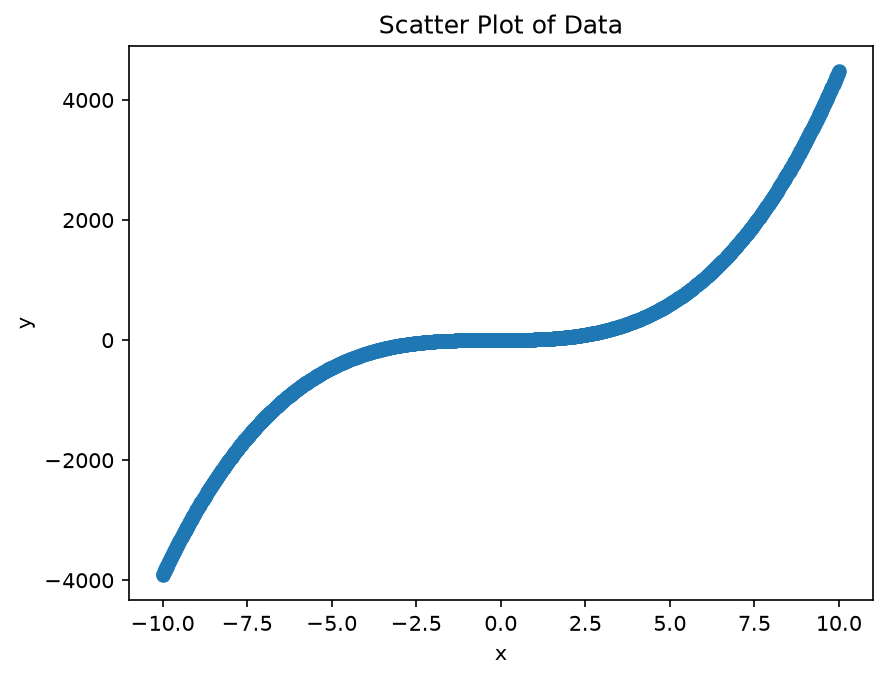

Here is the Python script that generated this plot:
import argparse

import matplotlib
import torch
import numpy as np
from torch.utils.data import Dataset, DataLoader
from torch.utils.tensorboard import SummaryWriter


def plt_data(
    x: torch.Tensor,
    y: torch.Tensor,
    *,
    show: bool = False,
    output_path: str = "gradient_descent.png",
) -> None:
    matplotlib.use("TkAgg" if show else "Agg")
    import matplotlib.pyplot as plt

    figure, axes = plt.subplots()
    axes.scatter(x.numpy(), y.numpy())
    axes.set_xlabel("x")
    axes.set_ylabel("y")
    axes.set_title("Scatter Plot of Data")

    if show:
        plt.show()
    else:
        figure.savefig(output_path, dpi=150, bbox_inches="tight")
        plt.close(figure)
        print(f"Plot saved to {output_path}")


class DataGenerator:
    def __init__(self, num_samples=1000):
        self.num_samples = num_samples
        self.start = -10.0
        self.end = 10.0
        self.x = torch.linspace(self.start, self.end, steps=self.num_samples)
        self.y = (
            1.0
            + 2 * self.x
            + 3 * self.x * self.x
            + 4 * self.x * self.x * self.x
            + torch.randn(num_samples)
        )  # Adding noise for demonstration

    def __len__(self):
        return self.num_samples

    def get_data(self) -> tuple[torch.Tensor, torch.Tensor]:
        return self.x, self.y


class ManualGradientDescent(torch.nn.Module):
    def __init__(self, learning_rate=0.01):
        super().__init__()

        self.learning_rate = learning_rate

        # prameters to fit the model
        self.parameter_a = 0.0
        self.parameter_b = 0.0
        self.parameter_c = 0.0
        self.parameter_d = 0.0

    def forward(self, x: torch.Tensor) -> torch.Tensor:
        return (
            self.parameter_a
            + self.parameter_b * x
            + self.parameter_c * x * x
            + self.parameter_d * x * x * x
        )

    def f_to_a(self, x):
        return 1.0

    def f_to_b(self, x):
        return x

    def f_to_c(self, x):
        return x * x

    def f_to_d(self, x):
        return x * x * x

    def gradient_descent(
        self, x_input: torch.Tensor, y_label: torch.Tensor, epoches=1000
    ):
        # tensorboard writer
        writer = SummaryWriter("run/exp_4")

        # to cuda
        x_input = x_input.to(torch.device("cuda"))
        y_label = y_label.to(torch.device("cuda"))

        # train
        for i in range(epoches):
            y_pred = self.forward(x_input)

            # MAE: L = mean(|f - y|)
            # ∂L/∂f = sign(f - y)  （f=y 时 subgradient 取 0）
            # 注意：不是 2(f-y)（那是 MSE），也不是 |f-y|
            # loss = torch.mean(torch.abs(y_pred - y_label))
            # loss_2_f = torch.sign(y_pred - y_label)

            # 若要做 MSE，应改为：
            loss = torch.mean((y_pred - y_label) ** 2)
            loss_2_f = 2 * (y_pred - y_label)

            f_2_a = self.f_to_a(x_input)
            f_2_b = self.f_to_b(x_input)
            f_2_c = self.f_to_c(x_input)
            f_2_d = self.f_to_d(x_input)

            # 链式法则: ∂L/∂θ = mean( (∂L/∂f) * (∂f/∂θ) )
            l_2_a = torch.mean(loss_2_f * f_2_a)
            l_2_b = torch.mean(loss_2_f * f_2_b)
            l_2_c = torch.mean(loss_2_f * f_2_c)
            l_2_d = torch.mean(loss_2_f * f_2_d)

            self.parameter_a = self.parameter_a - 1e1 * self.learning_rate * l_2_a
            self.parameter_b = self.parameter_b - 1e3 * self.learning_rate * l_2_b
            self.parameter_c = self.parameter_c - self.learning_rate * l_2_c
            self.parameter_d = self.parameter_d - self.learning_rate * l_2_d

            # add to tensorboard
            writer.add_scalar("loss", torch.mean(loss), i + 1)
            writer.add_scalar("loss_2_f", torch.mean(loss_2_f), i + 1)
            # writer.add_scalar("l_2_a", l_2_a, i + 1)
            # writer.add_scalar("l_2_b", l_2_b, i + 1)
            # writer.add_scalar("l_2_c", l_2_c, i + 1)
            # writer.add_scalar("l_2_d", l_2_d, i + 1)
            writer.add_scalar("f_2_a", f_2_a, i + 1)
            writer.add_scalar("f_2_b", torch.mean(f_2_b), i + 1)
            writer.add_scalar("f_2_c", torch.mean(f_2_c), i + 1)
            writer.add_scalar("f_2_d", torch.mean(f_2_d), i + 1)
            writer.add_scalar("f_2_a_abs", f_2_a, i + 1)
            writer.add_scalar("f_2_b_abs", torch.mean(torch.abs(f_2_b)), i + 1)
            writer.add_scalar("f_2_c_abs", torch.mean(torch.abs(f_2_c)), i + 1)
            writer.add_scalar("f_2_d_abs", torch.mean(torch.abs(f_2_d)), i + 1)
            writer.add_scalar("parameter_a", self.parameter_a, i + 1)
            writer.add_scalar("parameter_b", self.parameter_b, i + 1)
            writer.add_scalar("parameter_c", self.parameter_c, i + 1)
            writer.add_scalar("parameter_d", self.parameter_d, i + 1)

            # if (i + 1) % 100 == 0:
            #     print(f"==================")
            #     print(f"loss:{torch.mean(loss)}")
            #     print(f"l_2_f:{torch.mean(loss_2_f)}")
            #     print(f"********")
            #     print(f"l_2_a:{l_2_a}, f_2_a:{f_2_a}")
            #     print(f"l_2_b:{l_2_b}, f_2_b:{torch.mean(f_2_b)}")
            #     print(f"l_2_c:{l_2_c}, f_2_c:{torch.mean(f_2_c)}")
            #     print(f"l_2_d:{l_2_d}, f_2_d:{torch.mean(f_2_d)}")
            #     print(f"self.parameter_a: {self.parameter_a}")
            #     print(f"self.parameter_b: {self.parameter_b}")
            #     print(f"self.parameter_c: {self.parameter_c}")
            #     print(f"self.parameter_d: {self.parameter_d}")

        writer.close()
        y_pred = self.forward(x_input)

        x = x_input.cpu()
        y_pred = y_pred.cpu()

        plt_data(
            x,
            y_pred,
            show=False,
            output_path="gradient_descent.png",
        )


if __name__ == "__main__":
    parser = argparse.ArgumentParser()
    parser.add_argument(
        "--show",
        action="store_true",
        help="display the plot with Tk instead of saving it",
    )
    args = parser.parse_args()

    data_generator = DataGenerator(num_samples=1000)
    x, y = data_generator.get_data()
    # print(f"x:[x]\ny:[{y}]")
    plt_data(x, y, show=args.show, output_path="original_data.png")

    manual_gd = ManualGradientDescent(learning_rate=1e-3)
    manual_gd = manual_gd.to(torch.device("cuda"))
    manual_gd.gradient_descent(x, y, epoches=3000)
